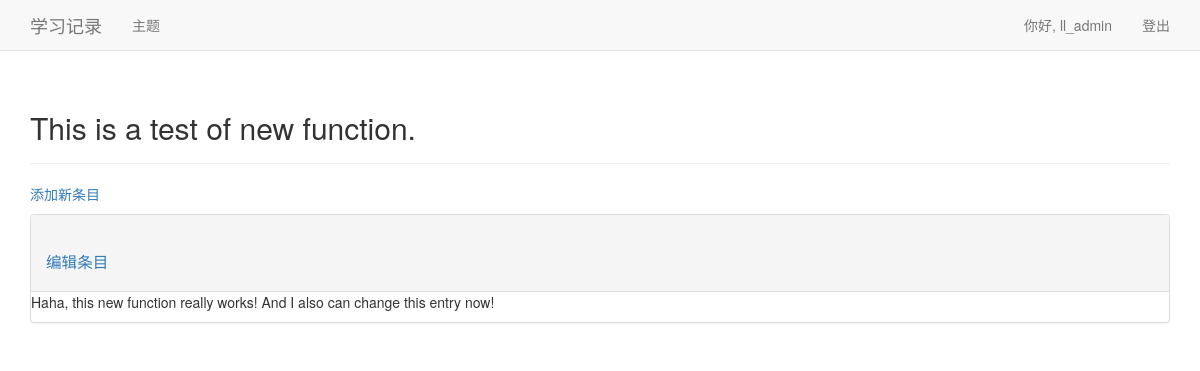
The page /topics/3/ (signed in) on the database its author committed.
### learning_logs/models.py (models this page shows, shortened)
class Topic(models.Model):
    text = models.CharField(max_length=200)
    date_added = models.DateTimeField(auto_now_add=True)
    owner = models.ForeignKey(User, on_delete=models.CASCADE)
    def __str__(self):
        return self.text

class Entry(models.Model):
    topic = models.ForeignKey(Topic, on_delete=models.CASCADE)
    text = models.TextField()
    data_added = models.DateTimeField(auto_now_add=True)
    class Meta:
        verbose_name_plural = 'entries'

### learning_logs/views.py (the view)
# urls.py: path(r'topics/<int:topic_id>/', views.topic, name='topic'),
@login_required
def topic(request, topic_id):
    topic = Topic.objects.get(id=topic_id)
    if topic.owner != request.user:
        raise Http404
    entries = topic.entry_set.order_by('-data_added')
    context = {'topic': topic, 'entries': entries}
    return render(request, 'learning_logs/topic.html', context)

### learning_logs/templates/learning_logs/topic.html (shortened to what this page needs)
{% extends 'learning_logs/base.html' %}
{% block header %}
  <h2>{{ topic }}</h2>
{% endblock header %}
{% block content %}
  <p>
    <a href="{% url 'learning_logs:new_entry' topic.id %}">添加新条目</a>
  </p>
  {% for entry in entries %}
    <div class="panel panel-default">
      <div class="panel-heading">
        <h3>
          <small>
            <a href="{% url 'learning_logs:edit_entry' entry.id %}">
              编辑条目</a>
          </small>
        </h3>
      </div>
      <div class="penal-body">
        {{ entry.text|linebreaks }}
      </div>
    </div>
  {% empty %}
    这个主题还没有条目。
  {% endfor %}
{% endblock content %}

### learning_logs/templates/learning_logs/base.html (shortened to what this page needs)
{% load bootstrap3 %}
<!DOCTYPE html>
<html lang="en">
  <head>
    {% bootstrap_css %}
  </head>
  <body>
    <nav class="navbar navbar-default navbar-static-top">
      <div class="container">
        <div class="navbar-header">
          <a class="navbar-brand" href="{% url 'learning_logs:index' %}">
              学习记录</a>
        </div>
        <div id="navbar" class="navbar-collapse collapsed">
          <ul class="nav navbar-nav">
            <li><a href="{% url 'learning_logs:topics' %}">主题</a></li>
          </ul>
          <ul class="nav navbar-nav navbar-right">
            {% if user.is_authenticated %}
              <li><a>你好, {{ user.username }}</a></li>
              <li><a href="{% url 'users:logout' %}">登出</a></li>
            {% else %}
              <li><a href="{% url 'users:register' %}">注册</a></li>
              <li><a href="{% url 'users:login' %}">登录</a></li>
            {% endif %}
          </ul>
        </div>
      </div>
    </nav>
    <div class="container">
      <div class="page-header">
        {% block header %}{% endblock header %}
      </div>
      <div>
        {% block content %}{% endblock content %}
      </div>
    </div>
  </body>
</html>

### rows shown on the page
Topic: text "This is a test of new function."
Entry: text "Haha, this new function really works! And I also can change this entry now!"

### other values the page prints
{{ user.username }} "ll_admin"
